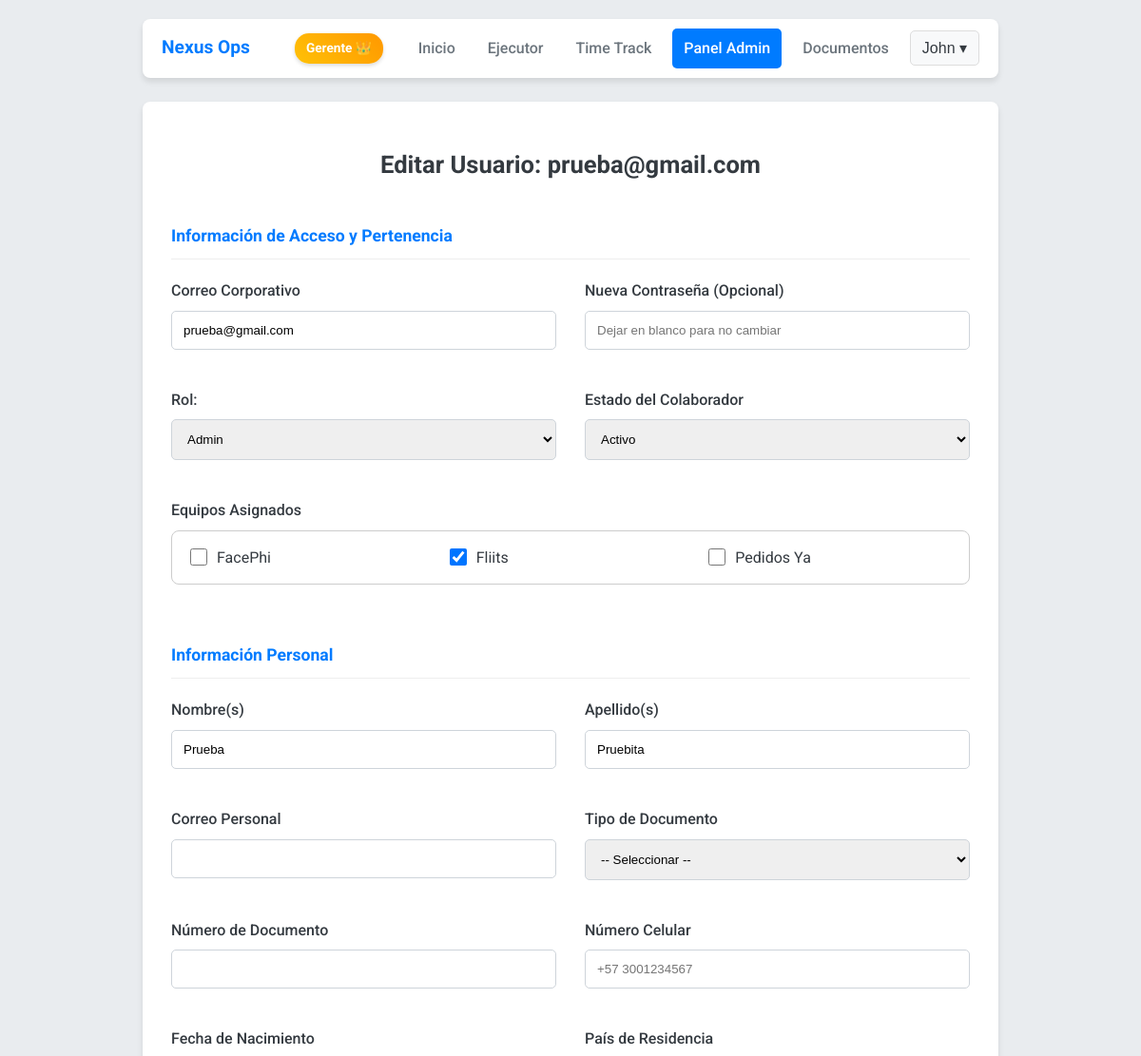
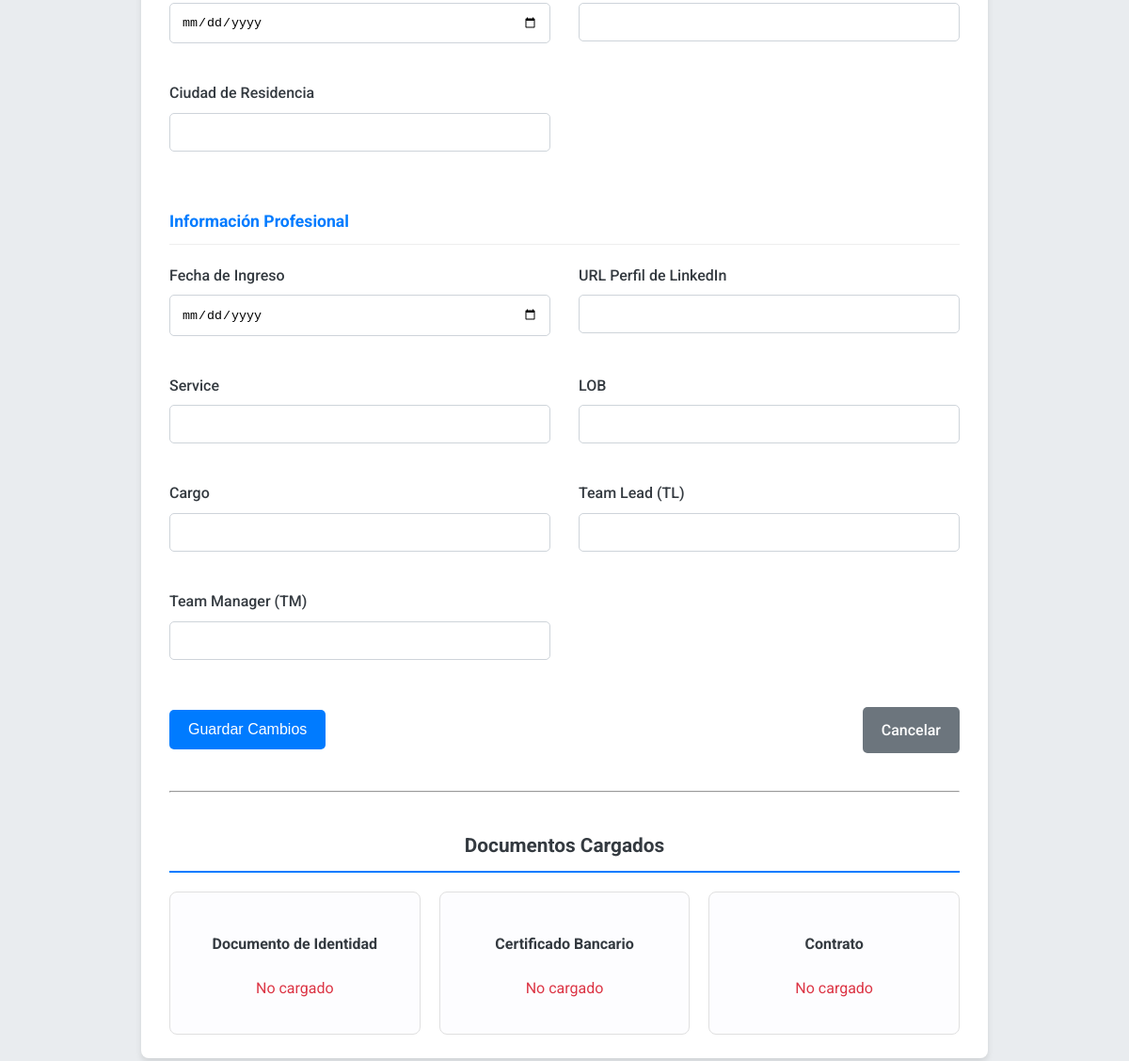
The app's page /admin/edit/2 (signed in) with its own data (2 pictures, top to bottom).
### app.py (models this page shows, shortened)
class User(UserMixin, db.Model):
    id = db.Column(db.Integer, primary_key=True)
    email = db.Column(db.String(150), unique=True, nullable=False)
    password_hash = db.Column(db.String(256), nullable=False)
    role = db.Column(db.String(50), nullable=False, default='Agent')
    session_token = db.Column(db.String(36), default=lambda: str(uuid.uuid4()))
    nombre = db.Column(db.String(100), nullable=True)
    apellido = db.Column(db.String(100), nullable=True)
    correo_personal = db.Column(db.String(150), nullable=True)
    tipo_documento = db.Column(db.String(50), nullable=True)
    numero_documento = db.Column(db.String(50), nullable=True)
    numero_celular = db.Column(db.String(25), nullable=True)
    pais_residencia = db.Column(db.String(100), nullable=True)
    ciudad_residencia = db.Column(db.String(100), nullable=True)
    fecha_nacimiento = db.Column(db.Date, nullable=True)
    fecha_ingreso = db.Column(db.Date, nullable=True)
    estado_colaborador = db.Column(db.String(20), nullable=True, default='Activo')
    linkedin_url = db.Column(db.String(255), nullable=True)
    service = db.Column(db.String(100), nullable=True)
    lob = db.Column(db.String(100), nullable=True)
    cargo = db.Column(db.String(100), nullable=True)
    tl = db.Column(db.String(100), nullable=True)
    tm = db.Column(db.String(100), nullable=True)
    documento_identidad_file = db.Column(db.String(255), nullable=True)
    certificado_bancario_file = db.Column(db.String(255), nullable=True)
    contrato_file = db.Column(db.String(255), nullable=True)
    documento_identidad_uploaded_at = db.Column(db.DateTime, nullable=True)
    certificado_bancario_uploaded_at = db.Column(db.DateTime, nullable=True)
    contrato_uploaded_at = db.Column(db.DateTime, nullable=True)
    time_logs = db.relationship('TimeLog', backref='user', lazy=True)
    teams = db.relationship('Team', secondary=user_teams, lazy='subquery',
                            backref=db.backref('users', lazy=True))

class Team(db.Model):
    id = db.Column(db.Integer, primary_key=True)
    name = db.Column(db.String(100), unique=True, nullable=False)

### app.py (the view, shortened to what this page needs)
@app.route('/admin/edit/<int:user_id>', methods=['GET', 'POST'])
@login_required
@editor_required
def edit_user(user_id):
    user_to_edit = User.query.options(joinedload(User.teams)).get_or_404(user_id)
    if current_user.role == 'SubGerente' and user_to_edit.role == 'Gerente':
        flash('No tienes permiso para editar al usuario Gerente.', 'error'); return redirect(url_for('admin_panel'))
    all_teams = Team.query.order_by(Team.name).all()
    user_team_ids = {team.id for team in user_to_edit.teams}
    return render_template('edit_user.html', user=user_to_edit, all_teams=all_teams, user_team_ids=user_team_ids)

### templates/edit_user.html (shortened to what this page needs)
{% extends "base.html" %}
{% block content %}
<h2>Editar Usuario: {{ user.email }}</h2>
<form method="POST" action="{{ url_for('edit_user', user_id=user.id) }}">
    <div class="profile-form-grid">
        <h4 class="form-section-title">Información de Acceso y Pertenencia</h4>
        <div class="form-group">
            <label for="email">Correo Corporativo</label>
            <input type="email" id="email" name="email" value="{{ user.email }}" required>
        </div>
        <div class="form-group">
            <label for="password">Nueva Contraseña (Opcional)</label>
            <input type="password" id="password" name="password" placeholder="Dejar en blanco para no cambiar">
        </div>
        <div class="form-group">
            <label for="role">Rol:</label>
            <select name="role" id="role">
                <option value="Admin" {% if user.role == 'Admin' %}selected{% endif %}>Admin</option>
            </select>
        </div>
        <div class="form-group">
            <label for="estado_colaborador">Estado del Colaborador</label>
            <select id="estado_colaborador" name="estado_colaborador">
                <option value="Activo" {% if user.estado_colaborador == 'Activo' %}selected{% endif %}>Activo</option>
            </select>
        </div>
        <div class="form-group" style="grid-column: 1 / -1;">
            <label>Equipos Asignados</label>
            <div class="checkbox-grid">
                {% for team in all_teams %}
                <div class="checkbox-item">
                    <input type="checkbox" name="teams" value="{{ team.id }}" id="team-edit-{{ team.id }}"
                           {% if team.id in user_team_ids %}checked{% endif %}>
                    <label for="team-edit-{{ team.id }}">{{ team.name }}</label>
                </div>
                {% endfor %}
            </div>
        </div>
        <h4 class="form-section-title">Información Personal</h4>
        <div class="form-group">
            <label for="nombre">Nombre(s)</label>
            <input type="text" id="nombre" name="nombre" value="{{ user.nombre or '' }}" required>
        </div>
        <div class="form-group">
            <label for="apellido">Apellido(s)</label>
            <input type="text" id="apellido" name="apellido" value="{{ user.apellido or '' }}" required>
        </div>
        <div class="form-group">
            <label for="correo_personal">Correo Personal</label>
            <input type="email" id="correo_personal" name="correo_personal" value="{{ user.correo_personal or '' }}">
        </div>
        <div class="form-group">
            <label for="tipo_documento">Tipo de Documento</label>
            <select id="tipo_documento" name="tipo_documento">
                <option value="" {% if not user.tipo_documento %}selected{% endif %}>-- Seleccionar --</option>
            </select>
        </div>
        <div class="form-group">
            <label for="numero_documento">Número de Documento</label>
            <input type="text" id="numero_documento" name="numero_documento" value="{{ user.numero_documento or '' }}">
        </div>
        <div class="form-group">
            <label for="numero_celular">Número Celular</label>
            <input type="tel" id="numero_celular" name="numero_celular" value="{{ user.numero_celular or '' }}" placeholder="+57 3001234567">
        </div>
        <div class="form-group">
            <label for="fecha_nacimiento">Fecha de Nacimiento</label>
            <input type="date" id="fecha_nacimiento" name="fecha_nacimiento" value="{{ user.fecha_nacimiento or '' }}">
        </div>
        <div class="form-group">
            <label for="pais_residencia">País de Residencia</label>
            <input type="text" id="pais_residencia" name="pais_residencia" value="{{ user.pais_residencia or '' }}">
        </div>
        <div class="form-group">
            <label for="ciudad_residencia">Ciudad de Residencia</label>
            <input type="text" id="ciudad_residencia" name="ciudad_residencia" value="{{ user.ciudad_residencia or '' }}">
        </div>
        <h4 class="form-section-title">Información Profesional</h4>
        <div class="form-group">
            <label for="fecha_ingreso">Fecha de Ingreso</label>
            <input type="date" id="fecha_ingreso" name="fecha_ingreso" value="{{ user.fecha_ingreso or '' }}">
        </div>
        <div class="form-group">
            <label for="linkedin_url">URL Perfil de LinkedIn</label>
            <input type="url" id="linkedin_url" name="linkedin_url" value="{{ user.linkedin_url or '' }}">
        </div>
        <div class="form-group">
            <label for="service">Service</label>
            <input type="text" id="service" name="service" value="{{ user.service or '' }}">
        </div>
        <div class="form-group">
            <label for="lob">LOB</label>
            <input type="text" id="lob" name="lob" value="{{ user.lob or '' }}">
        </div>
        <div class="form-group">
            <label for="cargo">Cargo</label>
            <input type="text" id="cargo" name="cargo" value="{{ user.cargo or '' }}">
        </div>
        <div class="form-group">
            <label for="tl">Team Lead (TL)</label>
            <input type="text" id="tl" name="tl" value="{{ user.tl or '' }}">
        </div>
        <div class="form-group">
            <label for="tm">Team Manager (TM)</label>
            <input type="text" id="tm" name="tm" value="{{ user.tm or '' }}">
        </div>
    </div>
    <div style="display: flex; justify-content: space-between; align-items: center; margin-top: 30px;">
        <button type="submit">Guardar Cambios</button>
        <a href="{{ url_for('admin_panel') }}" class="button-link button-secondary">Cancelar</a>
    </div>
</form>
<hr style="margin: 40px 0;">
<h3>Documentos Cargados</h3>
<div class="file-download-section">
    <div class="file-download-card">
        <h4>Documento de Identidad</h4>
        {% if user.documento_identidad_file %}
            <a href="{{ url_for('download_document', user_id=user.id, doc_type='identidad') }}" class="button-link">Descargar</a>
        {% else %}
            <p style="color: var(--danger-color);">No cargado</p>
        {% endif %}
    </div>
    <div class="file-download-card">
        <h4>Certificado Bancario</h4>
        {% if user.certificado_bancario_file %}
            <a href="{{ url_for('download_document', user_id=user.id, doc_type='bancario') }}" class="button-link">Descargar</a>
        {% else %}
            <p style="color: var(--danger-color);">No cargado</p>
        {% endif %}
    </div>
    <div class="file-download-card">
        <h4>Contrato</h4>
        {% if user.contrato_file %}
            <a href="{{ url_for('download_document', user_id=user.id, doc_type='contrato') }}" class="button-link">Descargar</a>
        {% else %}
            <p style="color: var(--danger-color);">No cargado</p>
        {% endif %}
    </div>
</div>
{% endblock %}

### templates/base.html (shortened to what this page needs)
<!DOCTYPE html>
<html lang="es">
<head>
</head>
<body>
    <div class="main-container">
        {% if current_user.is_authenticated %}
        <nav>
            <div class="logo">Nexus Ops</div>
            <div class="nav-links">
                {% if current_user.role == 'Gerente' %}
                    <span class="role-badge role-gerente">Gerente 👑</span>
                {% elif current_user.role == 'SubGerente' %}
                    <span class="role-badge role-subgerente">SubGerente 🛡️</span>
                {% elif current_user.role == 'Admin' %}
                    <span class="role-badge role-admin">Admin 🏅</span>
                {% else %}
                    <span class="role-badge role-agent">Agent ✅</span>
                {% endif %}
                <a href="{{ url_for('index') }}" class="{{ 'active' if request.endpoint == 'index' else '' }}">Inicio</a>
                {% if current_user.role == 'Gerente' %}
                <a href="{{ url_for('ejecutor') }}" class="{{ 'active' if request.endpoint == 'ejecutor' else '' }}">Ejecutor</a>
                {% endif %}
                <a href="{{ url_for('time_track_page') }}" class="{{ 'active' if request.endpoint == 'time_track_page' else '' }}">Time Track</a>
                {% if current_user.role in ['Admin', 'SubGerente', 'Gerente'] %}
                <a href="{{ url_for('admin_panel') }}" class="{{ 'active' if request.endpoint in ['admin_panel', 'edit_user'] else '' }}">Panel Admin</a>
                {% endif %}
                {% if current_user.role in ['SubGerente', 'Gerente'] %}
                <a href="{{ url_for('documentos') }}" class="{{ 'active' if request.endpoint == 'documentos' else '' }}">Documentos</a>
                {% endif %}
                <div class="user-menu">
                    <button class="user-menu-button">{{ current_user.nombre or current_user.email }} ▾</button>
                </div>
            </div>
        </nav>
        {% endif %}
        <div class="container">
            {% block content %}{% endblock %}
        </div>
    </div>
</body>
</html>

### records on screen
User: nombre "John"
User: email "prueba@gmail.com", role "Admin", estado_colaborador "Activo", nombre "Prueba", apellido "Pruebita", tipo_documento "-- Seleccionar --"
Team: name "FacePhi"
Team: teams "☑", name "Fliits"
Team: name "Pedidos Ya"
